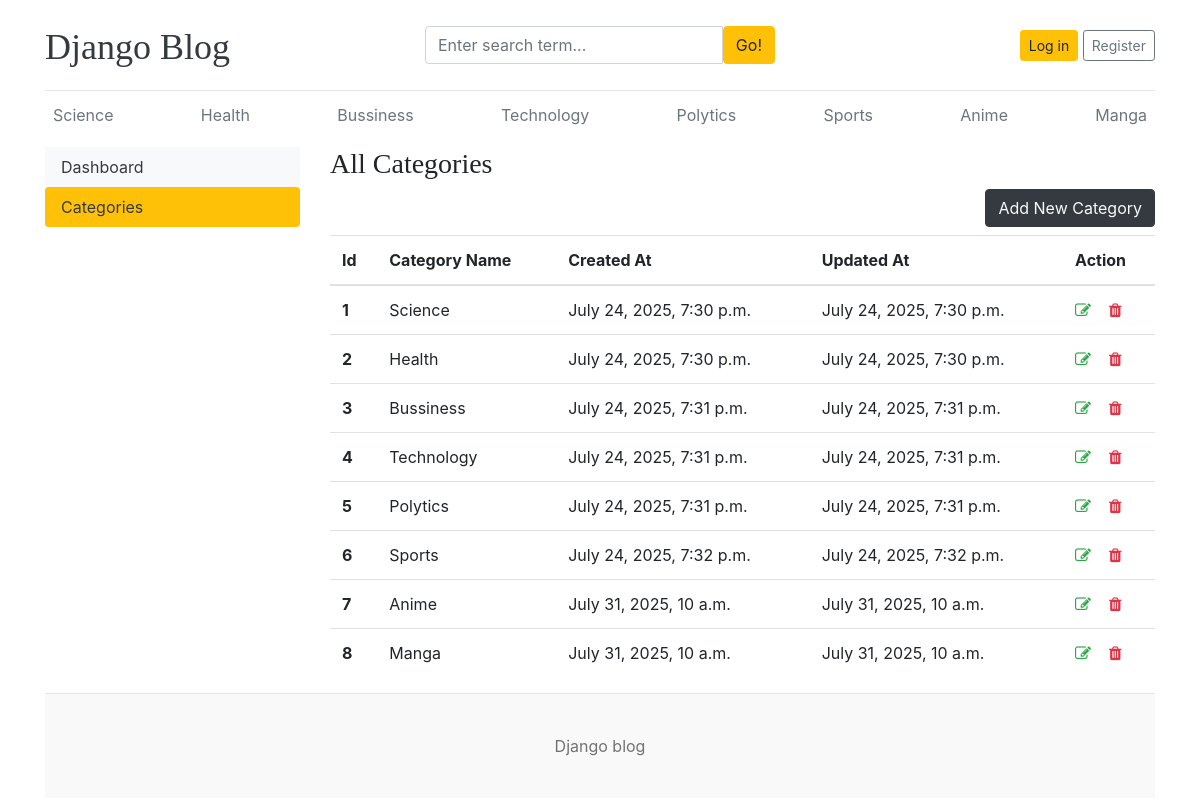
Page /dashboard/categories/ on the earlier database version.
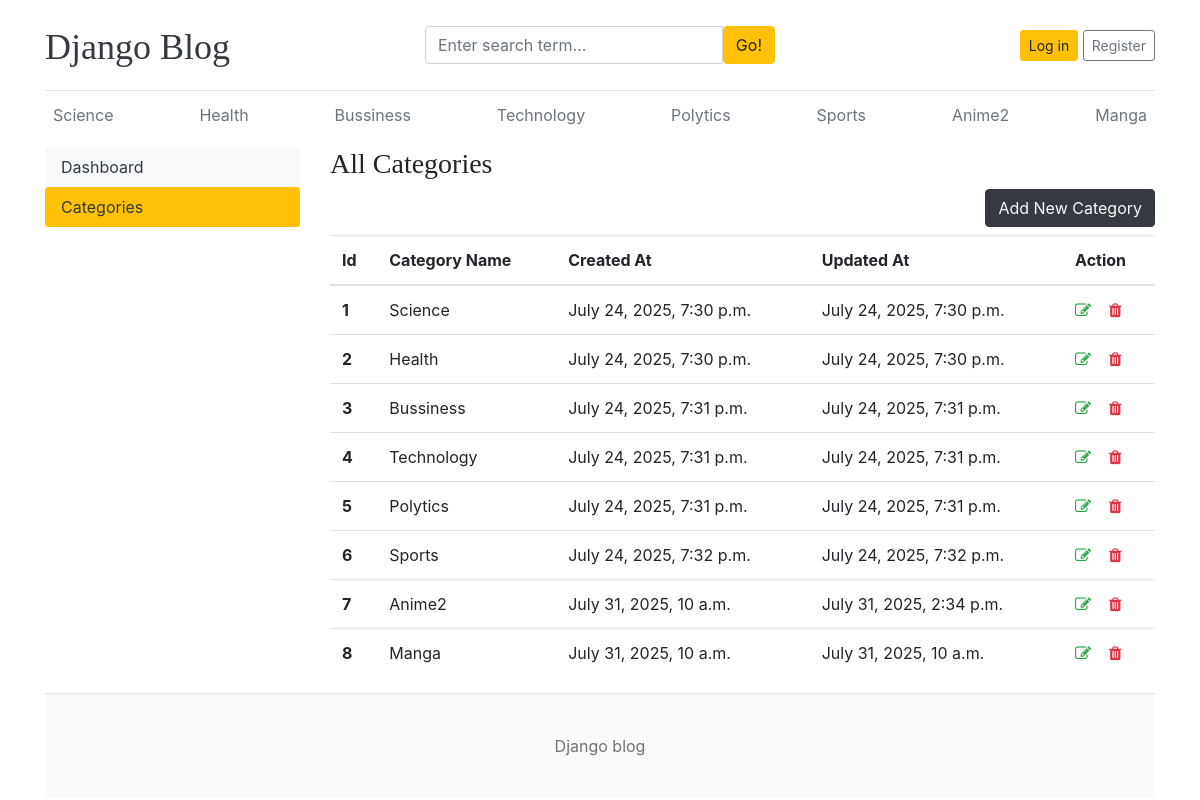
Same page on the later database version.
### blogs/models.py (models this page shows, shortened)
class Category(models.Model):
    category_name = models.CharField(max_length=50, unique=True) # Tên danh mục, tối đa 50 ký tự, không được trùng lặp
    created_at = models.DateTimeField(auto_now_add=True)  # Thời gian tạo, tự động gán khi bản ghi được tạo lần đầu
    updated_at = models.DateTimeField(auto_now=True)      # Thời gian cập nhật, tự động cập nhật mỗi khi bản ghi được lưu
    class Meta:
        verbose_name_plural = 'Categories'

### dashboards/views.py (the view)
# urls.py: path('categories/', views.categories, name= 'categories'),
def categories(request):
    return render(request, 'dashboard/categories.html')

### blogs/context_processors.py (called while the page is built)
def get_categories(request):
    categories = Category.objects.all()
    return dict(categories = categories)

### templates/dashboard/categories.html
{% extends '../base/base.html' %}
{% block content %}
<div class="row">
    {% include './leftsidebar.html' %}
    <div class="col-md-9">
      <h3>All Categories</h3>
      <a href="{% url 'add_categories' %}" class="btn btn-dark text-light float-right mb-2">Add New Category</a>
        <table class="table table-hover">
            <thead>
              <tr>
                <th>Id</th>
                <th>Category Name</th>
                <th>Created At</th>
                <th>Updated At</th>
                <th>Action</th>
              </tr>
            </thead>
            <tbody>
            {% for cat in categories %}
              <tr>
                <th>{{ forloop.counter }}</th>
                <td>{{ cat.category_name }}</td>
                <td>{{ cat.created_at }}</td>
                <td>{{ cat.updated_at }}</td>
                <td>
                    <a href="{% url 'edit_categories' cat.id %}"><i class="fa fa-edit text-success"></i></a> &nbsp;&nbsp;
                    <a href="{% url 'delete_categories' cat.id %}"><i class="fa fa-trash text-danger"></i></a>
                </td>
              </tr>
            {% endfor %}
            </tbody>
          </table>
    </div>
</div>
{% endblock %}

### templates/base/header.html (shortened to what this page needs)
{% load static %}
<!DOCTYPE html>
<html lang="en">
<head>
    <link href="https://getbootstrap.com/docs/4.0/dist/css/bootstrap.min.css" rel="stylesheet">
    <link href="{% static 'css/blog.css' %}" rel="stylesheet">
    <link rel="stylesheet" href="https://cdnjs.cloudflare.com/ajax/libs/font-awesome/4.7.0/css/font-awesome.min.css">
  </head>
<body>
    <div class="container">
      <header class="blog-header py-3">
        <div class="row flex-nowrap justify-content-between align-items-center">
          <div class="col-4 pt-1">
            <a class="blog-header-logo text-dark" href="/">Django Blog</a>
          </div>
          <div class="col-4">
            <form action="{% url 'search' %}" method="GET">
              <div class="input-group">
                <input class="form-control" name="keyword" type="text" placeholder="Enter search term..." aria-label="Enter search term..." aria-describedby="button-search" />
                <button type="submit" class="btn btn-warning" id="button-search" type="button">Go!</button>
            </div>
            </form>
          </div>
          <div class="col-4 d-flex justify-content-end align-items-center">
            {% if not user.is_authenticated %}
            <a class="btn btn-sm btn-warning" href="{% url 'login' %}">Log in</a> &nbsp;
            <a class="btn btn-sm btn-outline-secondary" href="{% url 'register' %}">Register</a>
            {% else %}
            <span><a href="{% url 'dashboard' %}" class="btn btn-warning">Dashboard</a></span> &nbsp;
            <span><a href="{% url 'logout' %}">Log out</a></span>
            {% endif %}
          </div>
        </div>
      </header>
      <div class="nav-scroller py-1 mb-2">
        <nav class="nav d-flex justify-content-between">
          {% for cat in categories %}
          <a class="p-2 text-muted" href="{% url 'posts_by_category' cat.id %}">{{ cat.category_name }}</a>
          {% endfor %}
        </nav>
      </div>

Differences in the rows shown:
changed Category: category_name "Anime" → "Anime2"; updated_at "July 31, 2025, 10 a.m." → "July 31, 2025, 2:34 p.m."
